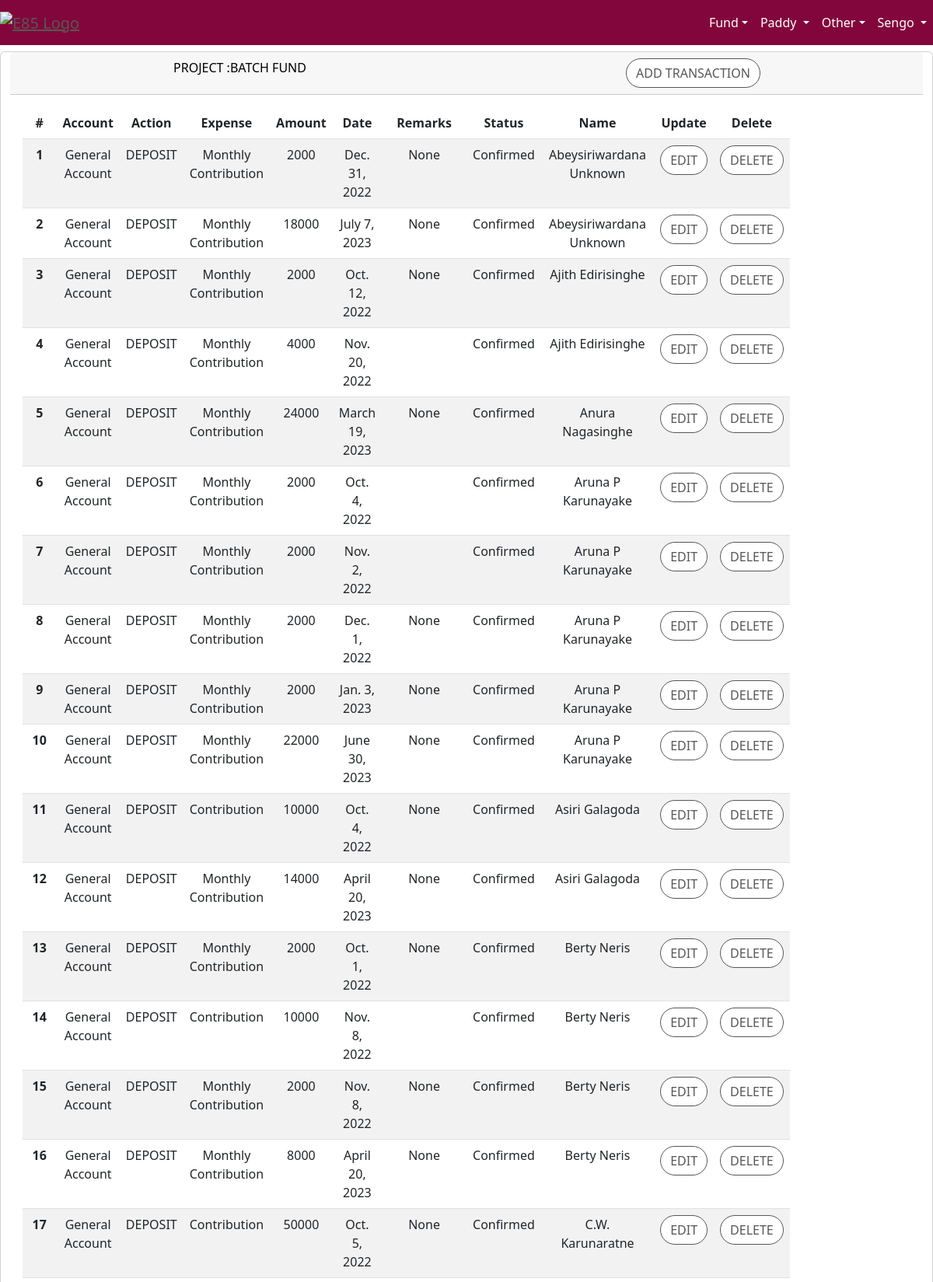
/accounts/transactionList7 (signed in, upper part), run on the app's committed database.
### accounts/models.py (models this page shows, shortened)
class Project(models.Model):
    NOT_STARTED = 'NotStarted'
    IN_PROGRESS = 'InProgress'
    COMPLETED   = 'Completed'
    CANCELLED   = 'Cancelled'
    PROJ_STATUS = [
            (NOT_STARTED,'Not Started'),
            (IN_PROGRESS,'In Progress'),
            (COMPLETED,'Completed'),
            (CANCELLED,'Cancelled'),
    ]
    name = models.CharField(max_length=64)
    purpose = models.TextField(max_length=2000, blank=True)
    status = models.CharField(max_length=10,choices=PROJ_STATUS,default=NOT_STARTED)
    startDate = models.DateField(default=timezone.now)
    endDate = models.DateField(null=True, blank=True)
    raisedFund = models.IntegerField(null=True)
    spentFund = models.IntegerField(null=True)
    targetFund = models.IntegerField(null=True)
    participants = models.IntegerField(null=True,default=0)
    updatedBy = models.ForeignKey(User,on_delete=models.PROTECT)
    updatedOn = models.DateTimeField(default=timezone.now)
    prjType = models.ForeignKey(ProjectType, on_delete=models.PROTECT)
    def getUserRole(self, user, table):
        member= User.objects.get(id=user.id)
        committee = Commitee.objects.all().filter(project_id=self.id).filter(member_id = member.id).first()
        if committee == None:
            return UserRole.VIEW
        role = RoleEdit.objects.all().filter(role_id=committee.role_id).filter(canEdit=table)
        if role.exists():
            return UserRole.EDIT
        return UserRole.VIEW

class Transaction(models.Model):
    TxType_DEPOSIT='DEPOSIT'
    TxType_WITHDRWAL='WITHDRAWAL'
    TxType_INCOME='INTEREST'
    TxType_FEES = 'FEES'
    TXTYPE =[
        (TxType_DEPOSIT,'Deposit'),
        (TxType_WITHDRWAL,'Withdraw'),
        (TxType_INCOME,'Interest'),
        (TxType_FEES,'fees'),
    ]
    TXCONFIRM = [
        ('Unconfirmed',"Unconfirmed"),
        ('Confirmed',"Confirmed"),
    ]
    bank = models.ForeignKey(BankAccount, on_delete=models.CASCADE)
    owner = models.ForeignKey(User, related_name='Owner', on_delete=models.PROTECT)
    txType  = models.CharField(max_length=10,choices=TXTYPE)
    exType  = models.ForeignKey(ExpenseType, on_delete=models.CASCADE)
    remarks =models.TextField(max_length=100,blank=True,null=True)
    amount  = models.IntegerField()
    date    = models.DateField(default=timezone.now)
    receipt = models.FileField(upload_to='transaction/%Y',null=True,blank=True)
    confirmed = models.CharField(max_length=16,choices=TXCONFIRM,default='UnConfirmed')
    updatedBy = models.ForeignKey(User,on_delete=models.PROTECT)
    updatedOn = models.DateTimeField(default=timezone.now)

class BankAccount(models.Model):
    project = models.ForeignKey(Project, on_delete=models.CASCADE)
    holder = models.ForeignKey(User,related_name='holder', on_delete=models.PROTECT)
    name = models.CharField(max_length=32)
    purpose = models.CharField(max_length=128,null=True,blank=True)
    bank = models.CharField(max_length=32)
    accNumber = models.CharField(max_length=32)
    branch = models.CharField(max_length=128)
    routing = models.CharField(max_length=128)
    telno = models.CharField(max_length=12, null=True, blank=True)
    email = models.CharField(max_length=32,null=True, blank=True)
    balance = models.DecimalField(max_digits=12,decimal_places=2,default=0.0)
    updatedBy = models.ForeignKey(User,on_delete=models.CASCADE)
    updatedOn = models.DateTimeField(default=timezone.now)

class ExpenseType(models.Model):
    expense = models.CharField(max_length=16)
    prjType = models.ForeignKey(ProjectType, on_delete=models.CASCADE)
    def __str__(self):
        return "%s " % (self.expense)

### accounts/views.py (the view)
# urls.py: re_path(r'transactionList(?P<pk>\d+)', transactionListView, name='transactionList'),
@login_required
def transactionListView(request, pk):
    prj = Project.objects.all().filter(id=pk).first()
    user = User.objects.get(id=request.user.id)
    if request.method == 'GET':
        transactions = Transaction.objects.filter(bank__project__id=pk).order_by('owner__first_name')
        userRole = prj.getUserRole(user,'Transaction')
        context={'project':prj, 'transaction_list':transactions, 'userRole':userRole}
        return render(request = request,template_name = "transaction_list.html",context=context)

### accounts/templates/transaction_list.html (shortened to what this page needs)
{% extends 'home/base.html' %}
{% block content %}
<div class="container-fluid">
    <div class="row text-center justify-content-center">
            <div class="card mt-2 mb-2">
            <div class="card-header">
                <div class="row">
                    <div class="col-md-6">
                        <strong>Project :{{project.name}}</strong>
                    </div>
                    <div class="col-md-6">
                        {% if userRole == 'EDIT' %}
                        <a href="{% url 'accounts:transactionAdd' project.id %}" class="btn btn-secondary btn-md">Add Transaction</a>
                        {% endif %}
                        </div>
                </div>
            </div>
            <div class="card-body">
                <div class="row">
                    <div class="col-md-9 col-sm-3">
                        <table class="table table-striped table-hover">
                            <thead>
                                <tr>
                                    <th scope="col">#</th>
                                    <th scope="col">Account</th>
                                    <th scope="col">Action</th>
                                    <th scope="col">Expense</th>
                                    <th scope="col">Amount</th>
                                    <th scope="col">Date</th>
                                    <th scope="col">Remarks</th>
                                    <th scope="col">Status</th>
                                    <th scope="col">Name</th>
                                    {% if userRole == 'EDIT' %}
                                    <th scope="col">Update </th>
                                    <th scope="col">Delete </th>
                                    {% endif %}
                                </tr>
                            </thead>
                            <tbody>
                               {% for tx in transaction_list %}
                                <tr>
                                    <th scope=""row">{{forloop.counter}}</th>
                                    <td>{{tx.bank.name}}</td>
                                    <td>{{tx.txType}} </td>
                                    <td>{{tx.exType}} </td>
                                    <td>{{tx.amount}} </td>
                                    <td>{{tx.date}}</td>
                                    <td>{{tx.remarks}}</td>
                                    <td>{{tx.confirmed}}</td>
                                    <td>{{tx.owner.first_name}} {{tx.owner.last_name}}</td>
                                    {% if userRole == 'EDIT' %}
                                    <td><a href="{% url 'accounts:transactionUpd' tx.id %}" class="btn btn-danger btn-md">Edit</a></td>
                                    <td>
                                        <button type="button" class="btn btn-primary" data-bs-toggle="modal" onclick="confirmDeleteModal('{{tx.id}}')" id="deleteID">
                                            Delete
                                        </button>
                                    </td>
                                    {% endif %}
                                </tr>
                                {% endfor %}
                            </tbody>
                        </table>
                        </div>
                </div>
            </div>
        </div>
    </div>
 </div>
{% include 'home/footer.html' %}
{% endblock content %}

### home/templates/home/base.html (shortened to what this page needs)
<!DOCTYPE html>
<html lang="en">
<head>
    <link href="https://cdn.jsdelivr.net/npm/bootstrap@5.2.1/dist/css/bootstrap.min.css" rel="stylesheet">
    {% load static %}
    <link href="{% static 'css/home.css' %}" rel="stylesheet"/>
</head>
<body>
<div id="page-content-wrapper">
    <nav class="navbar navbar-expand-lg navbar-dark bg-red">
        <div class="navbar-brand">
            <a href="/"><img src="{% static 'images/e85pera_logo2.jpg' %}" alt="e85 Logo" width="100"></a>
        </div>
        <div class="collapse navbar-collapse" id="navbarSupportedContent">
            <ul class="navbar-nav ms-auto mb-2 mb-lg-0">
              <li class="nav-item">
                <div class="dropdown dropdown">
                    <a class="nav-link dropdown-toggle" data-bs-toggle="dropdown" href="#">Fund</a>
                </div>
              </li>
              <li class="nav-item">
                <div class="dropdown dropdown">
                    <a class="nav-link dropdown-toggle" data-bs-toggle="dropdown" href="#">
                      Paddy
                    </a>
                      {% if user.is_authenticated %}
                      </li>
                      {% endif %}
                  </ul>
                  </div>
              <li class="nav-item">
                <div class="dropdown">
                    <a class="nav-link dropdown-toggle" data-bs-toggle="dropdown" href="#">Other</a>
                </div>
              </li>
              <li class="nav-item">
                <div class="dropdown">
                    {% if user.is_authenticated %}
                        <a class="nav-link dropdown-toggle" data-bs-toggle="dropdown" href="#">{{user.first_name}}   </a>
                    {% else %}
                        <a class="nav-link dropdown-toggle" data-bs-toggle="dropdown" href="#">LogIn</a>
                        <ul class="dropdown-menu">
                        <li><a class="dropdown-item" href={% url 'accounts:login' %}>Log In</a></li>
                    </ul>
                        {% endif %}
                </div>
            </li>
        </div>
    <div id="wrapper">
        {% block content %}
        {% endblock %}
    </div>
</body>
</html>

### home/static/css/home.css (style rules this page uses)
body { overflow-x: hidden; }
.card-header, a:link { text-transform: uppercase; font-weight: 200; color: #585656; }
.card-header, a:hover { color: #000; font-weight:300; text-transform: uppercase; }
.archive-link, a:link { text-transform:capitalize; text-align:left; font-weight:normal; color: #585656; }
#page-content-wrapper .btn { text-transform: uppercase; font-weight: 500; color: #585656; background-color: #fff; border-color: #585656; border-radius: 20px; transition: all 0.3s ease 0s; cursor: pointer; outline: none; }
#page-content-wrapper { min-width: 100vw; }
@media (min-width: 768px) { #page-content-wrapper { min-width: 0; width: 100%; } }
.navbar-dark { background:#82063B; }

### home/templates/home/base.html (style rules this page uses)
.bg-red { background:#82063B; }
.nav-link { color:white!important; }

### data on the page
Project: name "BATCH FUND"
Transaction: bank.name "General Account", txType "DEPOSIT", exType "Monthly Contribution", amount "2000", date "Dec. 31, 2022", remarks "None", confirmed "Confirmed", owner.first_name "Abeysiriwardana", owner.last_name "Unknown"
Transaction: bank.name "General Account", txType "DEPOSIT", exType "Monthly Contribution", amount "18000", date "July 7, 2023", remarks "None", confirmed "Confirmed", owner.first_name "Abeysiriwardana", owner.last_name "Unknown"
Transaction: bank.name "General Account", txType "DEPOSIT", exType "Monthly Contribution", amount "2000", date "Oct. 12, 2022", remarks "None", confirmed "Confirmed", owner.first_name "Ajith", owner.last_name "Edirisinghe"
Transaction: bank.name "General Account", txType "DEPOSIT", exType "Monthly Contribution", amount "4000", date "Nov. 20, 2022", confirmed "Confirmed", owner.first_name "Ajith", owner.last_name "Edirisinghe"
Transaction: bank.name "General Account", txType "DEPOSIT", exType "Monthly Contribution", amount "24000", date "March 19, 2023", remarks "None", confirmed "Confirmed", owner.first_name "Anura", owner.last_name "Nagasinghe"
Transaction: bank.name "General Account", txType "DEPOSIT", exType "Monthly Contribution", amount "2000", date "Oct. 4, 2022", confirmed "Confirmed", owner.first_name "Aruna", owner.last_name "P Karunayake"
Transaction: bank.name "General Account", txType "DEPOSIT", exType "Monthly Contribution", amount "2000", date "Nov. 2, 2022", confirmed "Confirmed", owner.first_name "Aruna", owner.last_name "P Karunayake"
Transaction: bank.name "General Account", txType "DEPOSIT", exType "Monthly Contribution", amount "2000", date "Dec. 1, 2022", remarks "None", confirmed "Confirmed", owner.first_name "Aruna", owner.last_name "P Karunayake"
Transaction: bank.name "General Account", txType "DEPOSIT", exType "Monthly Contribution", amount "2000", date "Jan. 3, 2023", remarks "None", confirmed "Confirmed", owner.first_name "Aruna", owner.last_name "P Karunayake"
Transaction: bank.name "General Account", txType "DEPOSIT", exType "Monthly Contribution", amount "22000", date "June 30, 2023", remarks "None", confirmed "Confirmed", owner.first_name "Aruna", owner.last_name "P Karunayake"
Transaction: bank.name "General Account", txType "DEPOSIT", exType "Contribution", amount "10000", date "Oct. 4, 2022", remarks "None", confirmed "Confirmed", owner.first_name "Asiri", owner.last_name "Galagoda"
Transaction: bank.name "General Account", txType "DEPOSIT", exType "Monthly Contribution", amount "14000", date "April 20, 2023", remarks "None", confirmed "Confirmed", owner.first_name "Asiri", owner.last_name "Galagoda"
Transaction: bank.name "General Account", txType "DEPOSIT", exType "Monthly Contribution", amount "2000", date "Oct. 1, 2022", remarks "None", confirmed "Confirmed", owner.first_name "Berty", owner.last_name "Neris"
Transaction: bank.name "General Account", txType "DEPOSIT", exType "Contribution", amount "10000", date "Nov. 8, 2022", confirmed "Confirmed", owner.first_name "Berty", owner.last_name "Neris"
Transaction: bank.name "General Account", txType "DEPOSIT", exType "Monthly Contribution", amount "2000", date "Nov. 8, 2022", remarks "None", confirmed "Confirmed", owner.first_name "Berty", owner.last_name "Neris"
Transaction: bank.name "General Account", txType "DEPOSIT", exType "Monthly Contribution", amount "8000", date "April 20, 2023", remarks "None", confirmed "Confirmed", owner.first_name "Berty", owner.last_name "Neris"
Transaction: bank.name "General Account", txType "DEPOSIT", exType "Contribution", amount "50000", date "Oct. 5, 2022", remarks "None", confirmed "Confirmed", owner.first_name "C.W.", owner.last_name "Karunaratne"

### other printed values
{{ user.first_name }} "Sengo"
